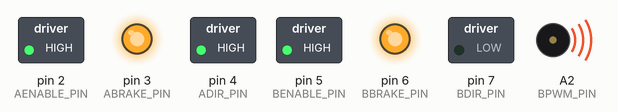
A sketch run on a simulated Arduino Uno, built with avr-gcc and run on an emulated ATmega328P. Shown: switched loads named in the sketch (green lamp = pin HIGH), output pins drawn as LEDs (lit = HIGH), buzzer (waves = sounding).

Above: at 0.1 s.
Timing chart, 0 to 1.6 s (numbered marks = the images above):
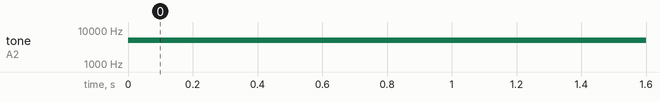

Measured:
- by itself, tone on A2 (BPWM_PIN): silent → 5000 Hz at 0.00 s

The sketch:

Motor-Test.ino
```cpp
#define APWM_PIN A3
#define AENABLE_PIN 2
#define ABRAKE_PIN 3
#define ADIR_PIN 4

#define BPWM_PIN A2
#define BENABLE_PIN 5
#define BBRAKE_PIN 6
#define BDIR_PIN 7


#include <Tone.h>

Tone AMotor;
Tone BMotor;

void setup(){
  Serial.begin(115200);
  pinMode(APWM_PIN,OUTPUT);
  pinMode(AENABLE_PIN,OUTPUT);
  pinMode(ABRAKE_PIN,OUTPUT);
  pinMode(ADIR_PIN,OUTPUT);

  pinMode(BPWM_PIN,OUTPUT);
  pinMode(BENABLE_PIN,OUTPUT);
  pinMode(BBRAKE_PIN,OUTPUT);
  pinMode(BDIR_PIN,OUTPUT);

  digitalWrite(AENABLE_PIN, HIGH);
  digitalWrite(ABRAKE_PIN, HIGH);
  digitalWrite(ADIR_PIN, HIGH);


  digitalWrite(BENABLE_PIN, HIGH);
  digitalWrite(BBRAKE_PIN, HIGH);
  digitalWrite(BDIR_PIN, LOW);


  AMotor.begin(APWM_PIN);
  BMotor.begin(BPWM_PIN);
  AMotor.play(23000);
  BMotor.play(23000);
}

void loop(){
  AMotor.play(10000);
  BMotor.play(5000);
  delay(1000);
}
```
